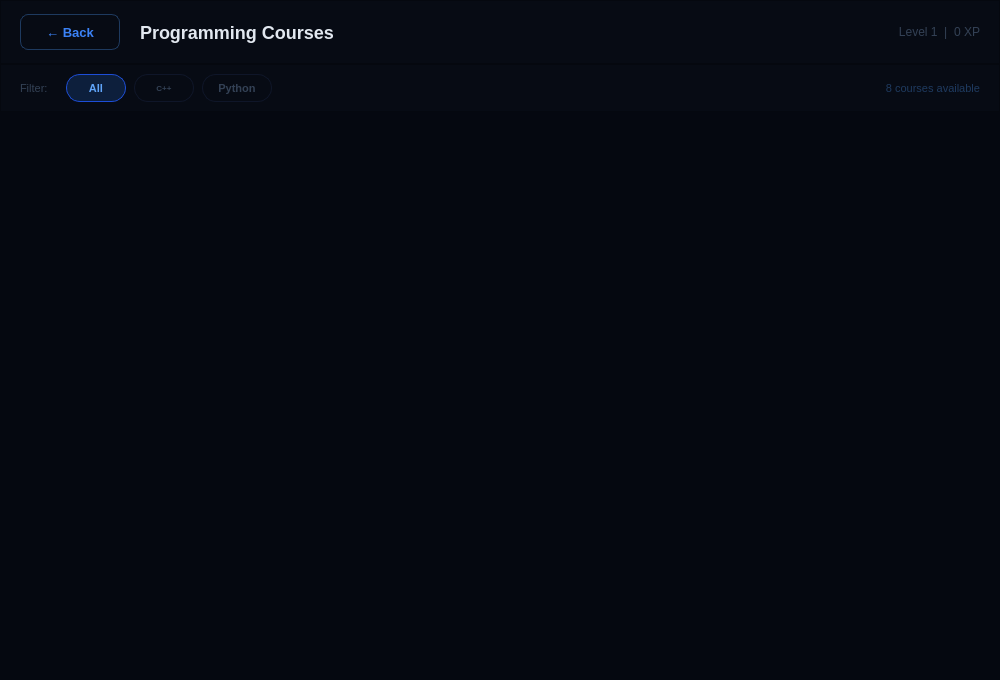
<?xml version="1.0" encoding="UTF-8"?>
<ui version="4.0">
 <class>coursewindow</class>
 <widget class="QWidget" name="coursewindow">
  <property name="geometry">
   <rect>
    <x>0</x>
    <y>0</y>
    <width>1000</width>
    <height>680</height>
   </rect>
  </property>
  <property name="windowTitle">
   <string>Langora — Courses</string>
  </property>
  <property name="styleSheet">
   <string notr="true">QWidget#coursewindow { background-color: #050810; }</string>
  </property>
  <widget class="QFrame" name="topbar">
   <property name="geometry">
    <rect>
     <x>0</x>
     <y>0</y>
     <width>1000</width>
     <height>64</height>
    </rect>
   </property>
   <property name="styleSheet">
    <string notr="true">
QFrame#topbar {
    background-color: #070b14;
    border-bottom: 1px solid #0f1629;
}
    </string>
   </property>
   <property name="frameShape">
    <enum>QFrame::Shape::StyledPanel</enum>
   </property>
   <widget class="QPushButton" name="pushButton_back">
    <property name="geometry">
     <rect>
      <x>20</x>
      <y>14</y>
      <width>100</width>
      <height>36</height>
     </rect>
    </property>
    <property name="styleSheet">
     <string notr="true">
QPushButton {
    background: transparent;
    color: #3b82f6;
    border: 1px solid #1e3a5f;
    border-radius: 8px;
    font-size: 13px;
    font-weight: bold;
}
QPushButton:hover {
    background: #070f24;
    border-color: #1d4ed8;
}
     </string>
    </property>
    <property name="text">
     <string>← Back</string>
    </property>
   </widget>
   <widget class="QLabel" name="label_title">
    <property name="geometry">
     <rect>
      <x>140</x>
      <y>14</y>
      <width>400</width>
      <height>36</height>
     </rect>
    </property>
    <property name="styleSheet">
     <string notr="true">QLabel { color: #e2e8f0; font-size: 18px; font-weight: bold; background: transparent; }</string>
    </property>
    <property name="text">
     <string>Programming Courses</string>
    </property>
   </widget>
   <widget class="QLabel" name="label_userinfo">
    <property name="geometry">
     <rect>
      <x>760</x>
      <y>14</y>
      <width>220</width>
      <height>36</height>
     </rect>
    </property>
    <property name="styleSheet">
     <string notr="true">QLabel { color: #334155; font-size: 12px; background: transparent; }</string>
    </property>
    <property name="text">
     <string>Level 1  |  0 XP</string>
    </property>
    <property name="alignment">
     <set>Qt::AlignmentFlag::AlignRight|Qt::AlignmentFlag::AlignTrailing|Qt::AlignmentFlag::AlignVCenter</set>
    </property>
   </widget>
  </widget>
  <widget class="QFrame" name="filterbar">
   <property name="geometry">
    <rect>
     <x>0</x>
     <y>64</y>
     <width>1000</width>
     <height>48</height>
    </rect>
   </property>
   <property name="styleSheet">
    <string notr="true">
QFrame#filterbar {
    background-color: #070b14;
    border-bottom: 1px solid #0a0f1e;
}
    </string>
   </property>
   <property name="frameShape">
    <enum>QFrame::Shape::StyledPanel</enum>
   </property>
   <widget class="QLabel" name="label_filter">
    <property name="geometry">
     <rect>
      <x>20</x>
      <y>14</y>
      <width>40</width>
      <height>20</height>
     </rect>
    </property>
    <property name="styleSheet">
     <string notr="true">QLabel { color: #334155; font-size: 11px; background: transparent; }</string>
    </property>
    <property name="text">
     <string>Filter:</string>
    </property>
   </widget>
   <widget class="QPushButton" name="btn_filter_all">
    <property name="geometry">
     <rect>
      <x>66</x>
      <y>10</y>
      <width>60</width>
      <height>28</height>
     </rect>
    </property>
    <property name="styleSheet">
     <string notr="true">
QPushButton {
    background: #0d1f3c;
    color: #60a5fa;
    border: 1px solid #1d4ed8;
    border-radius: 14px;
    font-size: 11px;
    font-weight: bold;
}
QPushButton:hover { background: #0f2448; }
     </string>
    </property>
    <property name="text">
     <string>All</string>
    </property>
   </widget>
   <widget class="QPushButton" name="btn_filter_cpp">
    <property name="geometry">
     <rect>
      <x>134</x>
      <y>10</y>
      <width>60</width>
      <height>28</height>
     </rect>
    </property>
    <property name="styleSheet">
     <string notr="true">
QPushButton {
    background: transparent;
    color: #334155;
    border: 1px solid #0f1629;
    border-radius: 14px;
    font-size: 8px;
    font-weight: bold;
}
QPushButton:hover {
    background: #0d1f3c;
    color: #60a5fa;
    border-color: #1d4ed8;
}
     </string>
    </property>
    <property name="text">
     <string>C++</string>
    </property>
   </widget>
   <widget class="QPushButton" name="btn_filter_python">
    <property name="geometry">
     <rect>
      <x>202</x>
      <y>10</y>
      <width>70</width>
      <height>28</height>
     </rect>
    </property>
    <property name="styleSheet">
     <string notr="true">
QPushButton {
    background: transparent;
    color: #334155;
    border: 1px solid #0f1629;
    border-radius: 14px;
    font-size: 11px;
    font-weight: bold;
}
QPushButton:hover {
    background: #0d1f3c;
    color: #60a5fa;
    border-color: #1d4ed8;
}
     </string>
    </property>
    <property name="text">
     <string>Python</string>
    </property>
   </widget>
   <widget class="QLabel" name="label_count">
    <property name="geometry">
     <rect>
      <x>820</x>
      <y>14</y>
      <width>160</width>
      <height>20</height>
     </rect>
    </property>
    <property name="styleSheet">
     <string notr="true">QLabel { color: #1e3a5f; font-size: 11px; background: transparent; }</string>
    </property>
    <property name="text">
     <string>8 courses available</string>
    </property>
    <property name="alignment">
     <set>Qt::AlignmentFlag::AlignRight|Qt::AlignmentFlag::AlignTrailing|Qt::AlignmentFlag::AlignVCenter</set>
    </property>
   </widget>
  </widget>
  <widget class="QScrollArea" name="scrollArea">
   <property name="geometry">
    <rect>
     <x>0</x>
     <y>112</y>
     <width>1000</width>
     <height>568</height>
    </rect>
   </property>
   <property name="styleSheet">
    <string notr="true">
QScrollArea {
    background-color: #050810;
    border: none;
}
QScrollBar:vertical {
    background: #070b14;
    width: 6px;
    border-radius: 3px;
}
QScrollBar::handle:vertical {
    background: #0f1629;
    border-radius: 3px;
    min-height: 20px;
}
QScrollBar::handle:vertical:hover { background: #1d4ed8; }
QScrollBar::add-line:vertical,
QScrollBar::sub-line:vertical { height: 0px; }
    </string>
   </property>
   <property name="frameShape">
    <enum>QFrame::Shape::NoFrame</enum>
   </property>
   <property name="widgetResizable">
    <bool>true</bool>
   </property>
   <widget class="QWidget" name="scrollContents">
    <property name="geometry">
     <rect>
      <x>0</x>
      <y>0</y>
      <width>1000</width>
      <height>568</height>
     </rect>
    </property>
    <property name="styleSheet">
     <string notr="true">QWidget { background-color: #050810; }</string>
    </property>
   </widget>
  </widget>
 </widget>
 <resources/>
 <connections/>
</ui>
